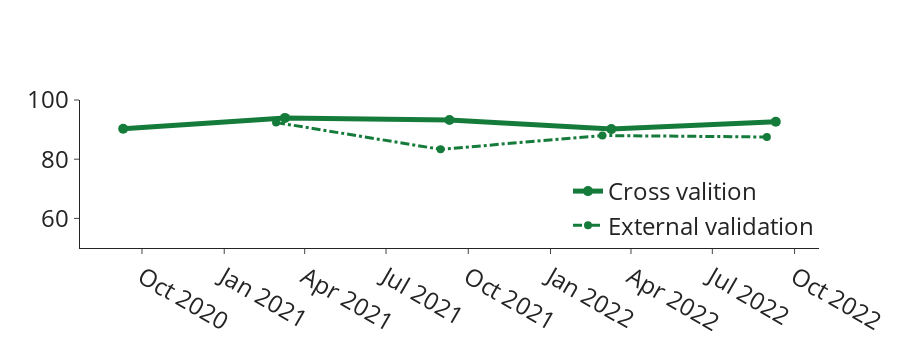

Notebook cell for this chart:
### Code cell
fig = go.Figure()

# Plot cross validation
fig.add_trace(go.Scatter(x=df_Time_Track['Date']+pd.DateOffset(days=10), y=df_Time_Track['Specificity_CV']*100,name='Cross valition',
                            mode="lines+markers",line={'color':'#157B3A','width':5},marker={'size':10}))
# Plot external validation
fig.add_trace(go.Scatter(x=df_Time_Track.loc[1:4,'Date'], y=df_Time_Track.loc[1:4,'Specificity_ex']*100,name='External validation',
                        marker={'size':8}, line={'color':'#157B3A','width':3,'dash': 'dashdot'}))
fig.update_layout(autosize=False,width=900,height=350,font=dict(size=24),
                  legend=dict(yanchor="bottom", y=0,xanchor="right",x=1),template='simple_white')
fig.update_yaxes(range=[50, 100])
fig.show()
fig.write_image(os.path.join(Path,'Model update_Specificity.png'),scale=3)
plt.close()

### Figure 1 — Plotly figure (JSON) as saved in the notebook; plotly's stock layout.template omitted (floating-point values rounded to 4 significant figures)
{"data": [{"line": {"color": "#157B3A", "width": 5}, "marker": {"size": 10}, "mode": "lines+markers", "name": "Cross valition", "type": "scatter", "x": ["2020-09-10T00:00:00", "2021-03-10T00:00:00", "2021-09-10T00:00:00", "2022-03-10T00:00:00", "2022-09-10T00:00:00"], "y": [90.29, 93.96, 93.23, 90.16, 92.64]}, {"line": {"color": "#157B3A", "dash": "dashdot", "width": 3}, "marker": {"size": 8}, "name": "External validation", "type": "scatter", "x": ["2021-02-28T00:00:00", "2021-08-31T00:00:00", "2022-02-28T00:00:00", "2022-08-31T00:00:00"], "y": [92.41, 83.33, 88, 87.5]}], "layout": {"autosize": false, "font": {"size": 24}, "height": 350, "legend": {"x": 1, "xanchor": "right", "y": 0, "yanchor": "bottom"}, "width": 900, "yaxis": {"range": [50, 100]}}}
